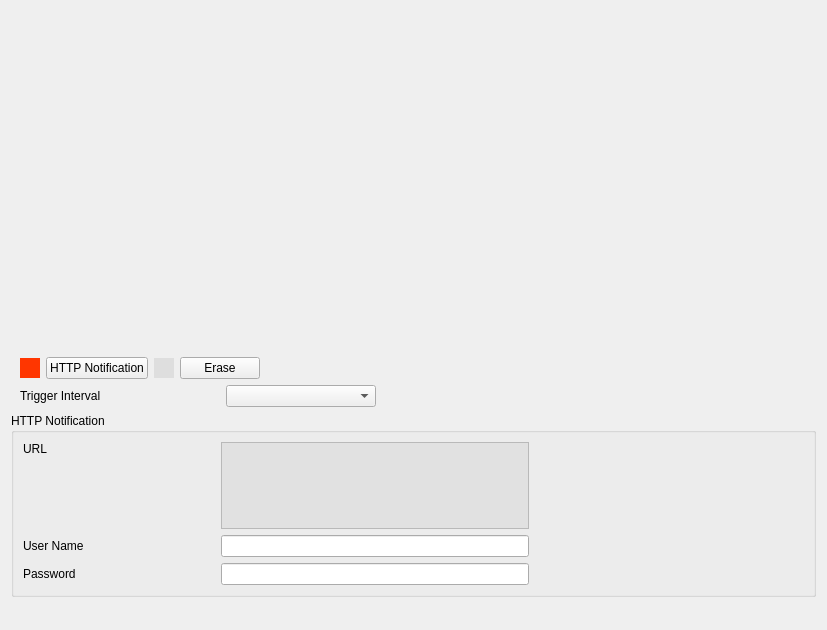
<?xml version="1.0" encoding="UTF-8"?>
<ui version="4.0">
 <class>ActionPageHTTPNotification</class>
 <widget class="QWidget" name="ActionPageHTTPNotification">
  <property name="geometry">
   <rect>
    <x>0</x>
    <y>0</y>
    <width>827</width>
    <height>630</height>
   </rect>
  </property>
  <property name="windowTitle">
   <string>Form</string>
  </property>
  <layout class="QGridLayout" name="gridLayout">
   <item row="0" column="0">
    <widget class="MsScheduleWidget" name="scheduleWidget" native="true">
     <property name="sizePolicy">
      <sizepolicy hsizetype="Preferred" vsizetype="Expanding">
       <horstretch>0</horstretch>
       <verstretch>0</verstretch>
      </sizepolicy>
     </property>
     <property name="minimumSize">
      <size>
       <width>0</width>
       <height>340</height>
      </size>
     </property>
     <property name="maximumSize">
      <size>
       <width>16777215</width>
       <height>340</height>
      </size>
     </property>
    </widget>
   </item>
   <item row="1" column="0">
    <layout class="QHBoxLayout" name="horizontalLayout_11">
     <property name="leftMargin">
      <number>9</number>
     </property>
     <property name="rightMargin">
      <number>9</number>
     </property>
     <item>
      <widget class="ColorLabel" name="labelHTTP">
       <property name="minimumSize">
        <size>
         <width>20</width>
         <height>0</height>
        </size>
       </property>
       <property name="maximumSize">
        <size>
         <width>20</width>
         <height>20</height>
        </size>
       </property>
       <property name="styleSheet">
        <string notr="true">background-color: #FF3600;</string>
       </property>
       <property name="text">
        <string/>
       </property>
      </widget>
     </item>
     <item>
      <widget class="MyPushButton" name="pushButtonHTTP">
       <property name="text">
        <string>HTTP Notification</string>
       </property>
       <property name="checkable">
        <bool>true</bool>
       </property>
      </widget>
     </item>
     <item>
      <widget class="ColorLabel" name="labelErase">
       <property name="minimumSize">
        <size>
         <width>20</width>
         <height>0</height>
        </size>
       </property>
       <property name="maximumSize">
        <size>
         <width>20</width>
         <height>20</height>
        </size>
       </property>
       <property name="styleSheet">
        <string notr="true">background-color: #DEDEDE;</string>
       </property>
       <property name="text">
        <string/>
       </property>
      </widget>
     </item>
     <item>
      <widget class="MyPushButton" name="pushButtonErase">
       <property name="text">
        <string>Erase</string>
       </property>
       <property name="checkable">
        <bool>true</bool>
       </property>
      </widget>
     </item>
     <item>
      <spacer name="horizontalSpacer_9">
       <property name="orientation">
        <enum>Qt::Horizontal</enum>
       </property>
       <property name="sizeHint" stdset="0">
        <size>
         <width>40</width>
         <height>20</height>
        </size>
       </property>
      </spacer>
     </item>
    </layout>
   </item>
   <item row="2" column="0">
    <layout class="QHBoxLayout" name="horizontalLayout_6">
     <property name="leftMargin">
      <number>9</number>
     </property>
     <property name="rightMargin">
      <number>9</number>
     </property>
     <item>
      <widget class="QLabel" name="labelTriggerInterval">
       <property name="minimumSize">
        <size>
         <width>200</width>
         <height>0</height>
        </size>
       </property>
       <property name="text">
        <string>Trigger Interval</string>
       </property>
      </widget>
     </item>
     <item>
      <widget class="ComboBox" name="comboBoxTriggerInterval">
       <property name="minimumSize">
        <size>
         <width>150</width>
         <height>0</height>
        </size>
       </property>
      </widget>
     </item>
     <item>
      <spacer name="horizontalSpacer_4">
       <property name="orientation">
        <enum>Qt::Horizontal</enum>
       </property>
       <property name="sizeHint" stdset="0">
        <size>
         <width>40</width>
         <height>20</height>
        </size>
       </property>
      </spacer>
     </item>
    </layout>
   </item>
   <item row="3" column="0">
    <widget class="QGroupBox" name="groupBoxHTTP">
     <property name="maximumSize">
      <size>
       <width>16777215</width>
       <height>16777215</height>
      </size>
     </property>
     <property name="title">
      <string>HTTP Notification</string>
     </property>
     <property name="flat">
      <bool>true</bool>
     </property>
     <layout class="QGridLayout" name="gridLayout_4">
      <property name="topMargin">
       <number>9</number>
      </property>
      <property name="bottomMargin">
       <number>9</number>
      </property>
      <item row="2" column="0">
       <widget class="QLabel" name="labelPassword">
        <property name="text">
         <string>Password</string>
        </property>
       </widget>
      </item>
      <item row="2" column="1">
       <widget class="MyLineEdit" name="lineEditPassword">
        <property name="maxLength">
         <number>64</number>
        </property>
        <property name="echoMode">
         <enum>QLineEdit::Password</enum>
        </property>
       </widget>
      </item>
      <item row="1" column="0">
       <widget class="QLabel" name="labelUserName">
        <property name="text">
         <string>User Name</string>
        </property>
       </widget>
      </item>
      <item row="1" column="1">
       <widget class="MyLineEdit" name="lineEditUserName">
        <property name="maxLength">
         <number>32</number>
        </property>
       </widget>
      </item>
      <item row="0" column="2">
       <widget class="QWidget" name="widget" native="true">
        <property name="sizePolicy">
         <sizepolicy hsizetype="Preferred" vsizetype="Preferred">
          <horstretch>7</horstretch>
          <verstretch>0</verstretch>
         </sizepolicy>
        </property>
       </widget>
      </item>
      <item row="0" column="0">
       <widget class="QWidget" name="widgetURL" native="true">
        <property name="sizePolicy">
         <sizepolicy hsizetype="Preferred" vsizetype="Preferred">
          <horstretch>5</horstretch>
          <verstretch>0</verstretch>
         </sizepolicy>
        </property>
        <property name="minimumSize">
         <size>
          <width>0</width>
          <height>60</height>
         </size>
        </property>
        <property name="maximumSize">
         <size>
          <width>16777215</width>
          <height>90</height>
         </size>
        </property>
        <layout class="QVBoxLayout" name="verticalLayout">
         <property name="leftMargin">
          <number>0</number>
         </property>
         <property name="topMargin">
          <number>0</number>
         </property>
         <property name="rightMargin">
          <number>0</number>
         </property>
         <property name="bottomMargin">
          <number>0</number>
         </property>
         <item>
          <widget class="QLabel" name="labelURL">
           <property name="text">
            <string>URL</string>
           </property>
          </widget>
         </item>
         <item>
          <spacer name="verticalSpacer">
           <property name="orientation">
            <enum>Qt::Vertical</enum>
           </property>
           <property name="sizeHint" stdset="0">
            <size>
             <width>20</width>
             <height>34</height>
            </size>
           </property>
          </spacer>
         </item>
        </layout>
       </widget>
      </item>
      <item row="0" column="1">
       <widget class="QTextEdit" name="textEditURL">
        <property name="sizePolicy">
         <sizepolicy hsizetype="Expanding" vsizetype="Expanding">
          <horstretch>8</horstretch>
          <verstretch>0</verstretch>
         </sizepolicy>
        </property>
        <property name="minimumSize">
         <size>
          <width>0</width>
          <height>32</height>
         </size>
        </property>
        <property name="maximumSize">
         <size>
          <width>16777215</width>
          <height>90</height>
         </size>
        </property>
        <property name="styleSheet">
         <string notr="true">QTextEdit{
    min-height: 30px;
    background-color: #E1E1E1;
    color: #4A4A4A;
    padding-left: 20px;
    border: 1px solid #b9b9b9;
}</string>
        </property>
        <property name="lineWidth">
         <number>1</number>
        </property>
       </widget>
      </item>
     </layout>
    </widget>
   </item>
   <item row="4" column="0">
    <spacer name="spacer">
     <property name="orientation">
      <enum>Qt::Vertical</enum>
     </property>
     <property name="sizeHint" stdset="0">
      <size>
       <width>20</width>
       <height>25</height>
      </size>
     </property>
    </spacer>
   </item>
  </layout>
 </widget>
 <customwidgets>
  <customwidget>
   <class>ComboBox</class>
   <extends>QComboBox</extends>
   <header>combobox.h</header>
  </customwidget>
  <customwidget>
   <class>MyPushButton</class>
   <extends>QPushButton</extends>
   <header>mypushbutton.h</header>
  </customwidget>
  <customwidget>
   <class>MyLineEdit</class>
   <extends>QLineEdit</extends>
   <header>mylineedit.h</header>
  </customwidget>
  <customwidget>
   <class>MsScheduleWidget</class>
   <extends>QWidget</extends>
   <header>msschedulewidget.h</header>
   <container>1</container>
  </customwidget>
  <customwidget>
   <class>ColorLabel</class>
   <extends>QLabel</extends>
   <header>colorlabel.h</header>
  </customwidget>
 </customwidgets>
 <resources/>
 <connections/>
</ui>
